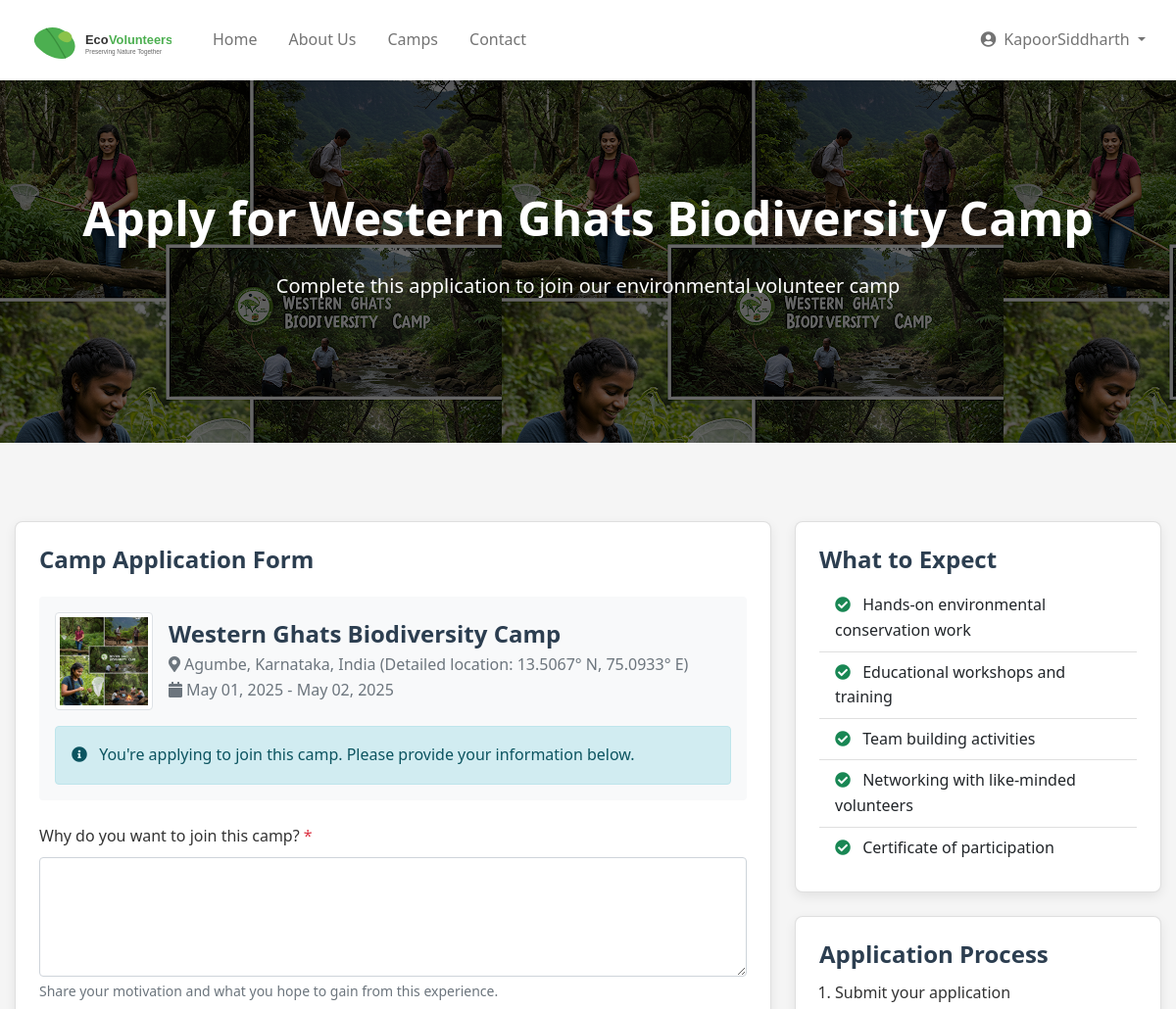
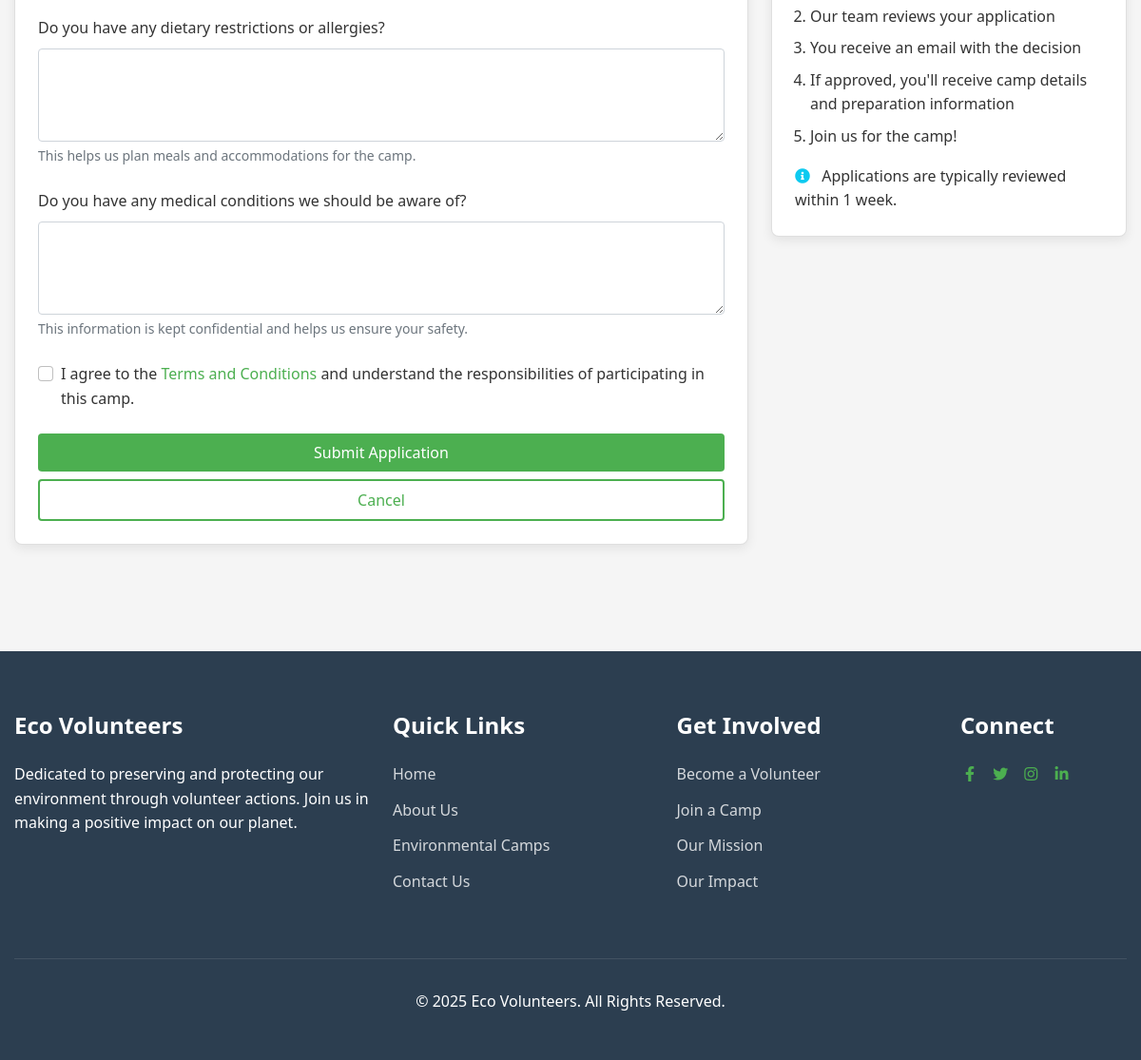
Screenshot of /camps/2/apply/ (signed in) with the database file from the repository (2 pictures, top to bottom).
### portal/models.py (models this page shows, shortened)
class Camp(models.Model):
    name = models.CharField(max_length=200)
    location = models.CharField(max_length=200)
    description = models.TextField()
    start_date = models.DateField()
    end_date = models.DateField()
    max_volunteers = models.PositiveIntegerField(default=20)
    image = models.ImageField(upload_to='camp_images/', blank=True, null=True)
    is_active = models.BooleanField(default=True)
    created_at = models.DateTimeField(auto_now_add=True)
    updated_at = models.DateTimeField(auto_now=True)
    def get_registered_volunteers_count(self):
        return self.applications.filter(status='APPROVED').count()
    def is_registration_open(self):
        return self.is_active and self.get_registered_volunteers_count() < self.max_volunteers

### portal/views.py (the view)
# urls.py: path('camps/<int:camp_id>/apply/', views.apply_to_camp, name='apply_to_camp'),  # Apply to a specific camp
@login_required
def apply_to_camp(request, camp_id):
    camp = get_object_or_404(Camp, pk=camp_id)
    existing_application = CampApplication.objects.filter(
        volunteer=request.user,
        camp=camp
    ).first()
    if existing_application:
        messages.info(request, f"You have already applied to {camp.name}.")
        return redirect('camp_detail', camp_id=camp.id)
    if not camp.is_registration_open():
        messages.error(request, "Sorry, this camp is either full or not accepting applications.")
        return redirect('camp_detail', camp_id=camp.id)
    if request.method == 'POST':
        form = CampApplicationForm(request.POST)
        if form.is_valid():
            application = form.save(commit=False)
            application.volunteer = request.user
            application.camp = camp
            application.save()
            messages.success(request, f"Your application to {camp.name} has been submitted successfully!")
            return redirect('my_applications')
    else:
        form = CampApplicationForm()
    return render(request, 'camps/apply.html', {
        'form': form,
        'camp': camp
    })

### templates/camps/apply.html (shortened to what this page needs)
{% extends 'base.html' %}
{% block content %}
<section class="hero" style="background: linear-gradient(rgba(0, 0, 0, 0.6), rgba(0, 0, 0, 0.6)), url('{% if camp.image %}{{ camp.image.url }}{% else %}https://source.unsplash.com/1600x900/?nature,volunteer{% endif %}');">
    <div class="container">
        <h1>Apply for {{ camp.name }}</h1>
        <p>Complete this application to join our environmental volunteer camp</p>
    </div>
</section>
<section class="section">
    <div class="container">
        <div class="row justify-content-center">
            <div class="col-lg-8">
                <div class="card">
                    <div class="card-body">
                        <h2 class="card-title mb-4">Camp Application Form</h2>
                        <div class="camp-summary mb-4 p-3 bg-light rounded">
                            <div class="d-flex align-items-center mb-3">
                                <div class="flex-shrink-0">
                                    {% if camp.image %}
                                        <img src="{{ camp.image.url }}" alt="{{ camp.name }}" class="img-thumbnail" style="width: 100px; height: 100px; object-fit: cover;">
                                    {% else %}
                                        <img src="https://source.unsplash.com/100x100/?nature" alt="Camp image" class="img-thumbnail">
                                    {% endif %}
                                </div>
                                <div class="flex-grow-1 ms-3">
                                    <h4 class="mb-1">{{ camp.name }}</h4>
                                    <p class="text-muted mb-0"><i class="fas fa-map-marker-alt me-1"></i>{{ camp.location }}</p>
                                    <p class="text-muted mb-0"><i class="fas fa-calendar me-1"></i>{{ camp.start_date|date:"M d, Y" }} - {{ camp.end_date|date:"M d, Y" }}</p>
                                </div>
                            </div>
                            <div class="alert alert-info mb-0">
                                <i class="fas fa-info-circle me-2"></i> You're applying to join this camp. Please provide your information below.
                            </div>
                        </div>
                        <form method="post" id="camp-application-form" novalidate>
                            <div class="form-group mb-4">
                                <label for="{{ form.motivation.id_for_label }}" class="form-label">
                                    Why do you want to join this camp? <span class="text-danger">*</span>
                                </label>
                                {{ form.motivation }}
                                <div class="form-text">Share your motivation and what you hope to gain from this experience.</div>
                            </div>
                            <div class="form-group mb-4">
                                <label for="{{ form.dietary_restrictions.id_for_label }}" class="form-label">
                                    Do you have any dietary restrictions or allergies?
                                </label>
                                {{ form.dietary_restrictions }}
                                <div class="form-text">This helps us plan meals and accommodations for the camp.</div>
                            </div>
                            <div class="form-group mb-4">
                                <label for="{{ form.medical_conditions.id_for_label }}" class="form-label">
                                    Do you have any medical conditions we should be aware of?
                                </label>
                                {{ form.medical_conditions }}
                                <div class="form-text">This information is kept confidential and helps us ensure your safety.</div>
                            </div>
                            <div class="form-check mb-4">
                                <input class="form-check-input" type="checkbox" id="terms" required>
                                <label class="form-check-label" for="terms">
                                    I agree to the <a href="#" data-bs-toggle="modal" data-bs-target="#termsModal">Terms and Conditions</a> and understand the responsibilities of participating in this camp.
                                </label>
                            </div>
                            <div class="d-grid gap-2">
                                <button type="submit" class="btn btn-primary btn-lg">Submit Application</button>
                                <a href="{% url 'camp_detail' camp.id %}" class="btn btn-outline">Cancel</a>
                            </div>
                        </form>
                    </div>
                </div>
            </div>
            <div class="col-lg-4">
                <div class="card mb-4">
                    <div class="card-body">
                        <h4 class="card-title">What to Expect</h4>
                        <ul class="list-group list-group-flush">
                            <li class="list-group-item"><i class="fas fa-check-circle text-success me-2"></i> Hands-on environmental conservation work</li>
                            <li class="list-group-item"><i class="fas fa-check-circle text-success me-2"></i> Educational workshops and training</li>
                            <li class="list-group-item"><i class="fas fa-check-circle text-success me-2"></i> Team building activities</li>
                            <li class="list-group-item"><i class="fas fa-check-circle text-success me-2"></i> Networking with like-minded volunteers</li>
                            <li class="list-group-item"><i class="fas fa-check-circle text-success me-2"></i> Certificate of participation</li>
                        </ul>
                    </div>
                </div>
                <div class="card">
                    <div class="card-body">
                        <h4 class="card-title">Application Process</h4>
                        <ol class="ps-3">
                            <li class="mb-2">Submit your application</li>
                            <li class="mb-2">Our team reviews your application</li>
                            <li class="mb-2">You receive an email with the decision</li>
                            <li class="mb-2">If approved, you'll receive camp details and preparation information</li>
                            <li>Join us for the camp!</li>
                        </ol>
                        <p class="mt-3 mb-0"><i class="fas fa-info-circle text-info me-2"></i> Applications are typically reviewed within 1 week.</p>
                    </div>
                </div>
            </div>
        </div>
    </div>
</section>
{% endblock %}

### templates/base.html (shortened to what this page needs)
<!DOCTYPE html>
<html lang="en">
<head>
    <link href="https://cdn.jsdelivr.net/npm/bootstrap@5.1.3/dist/css/bootstrap.min.css" rel="stylesheet">
    <link rel="stylesheet" href="https://cdnjs.cloudflare.com/ajax/libs/font-awesome/5.15.4/css/all.min.css">
    {% load static %}
    <link rel="stylesheet" href="{% static 'css/style.css' %}">
</head>
<body>
    <nav class="navbar navbar-expand-lg navbar-light">
        <div class="container">
            <a class="navbar-brand" href="{% url 'home' %}">
                <img src="{% static 'images/logo.svg' %}" alt="Eco Volunteers Logo">
            </a>
            <div class="collapse navbar-collapse" id="navbarNav">
                <ul class="navbar-nav me-auto">
                    <li class="nav-item">
                        <a class="nav-link {% if request.path == '/' %}active{% endif %}" href="{% url 'home' %}">Home</a>
                    </li>
                    <li class="nav-item">
                        <a class="nav-link {% if request.path == '/about/' %}active{% endif %}" href="{% url 'about' %}">About Us</a>
                    </li>
                    <li class="nav-item">
                        <a class="nav-link {% if request.path == '/camps/' %}active{% endif %}" href="{% url 'camp_list' %}">Camps</a>
                    </li>
                    <li class="nav-item">
                        <a class="nav-link {% if request.path == '/contact/' %}active{% endif %}" href="{% url 'contact' %}">Contact</a>
                    </li>
                </ul>
                <ul class="navbar-nav">
                    {% if user.is_authenticated %}
                        <li class="nav-item dropdown">
                            <a class="nav-link dropdown-toggle" href="#" id="userDropdown" role="button"
                               data-bs-toggle="dropdown" aria-expanded="false">
                                <i class="fas fa-user-circle me-1"></i> {{ user.username }}
                            </a>
                        </li>
                    {% endif %}
                </ul>
            </div>
        </div>
    </nav>
    <main>
        {% block content %}{% endblock %}
    </main>
    <footer class="footer">
        <div class="container">
            <div class="row">
                <div class="col-md-4 mb-4">
                    <h4 class="footer-title">Eco Volunteers</h4>
                    <p>
                        Dedicated to preserving and protecting our environment through volunteer actions.
                        Join us in making a positive impact on our planet.
                    </p>
                </div>
                <div class="col-md-3 mb-4">
                    <h4 class="footer-title">Quick Links</h4>
                    <ul class="footer-links">
                        <li><a href="{% url 'home' %}">Home</a></li>
                        <li><a href="{% url 'about' %}">About Us</a></li>
                        <li><a href="{% url 'camp_list' %}">Environmental Camps</a></li>
                        <li><a href="{% url 'contact' %}">Contact Us</a></li>
                    </ul>
                </div>
                <div class="col-md-3 mb-4">
                    <h4 class="footer-title">Get Involved</h4>
                    <ul class="footer-links">
                        <li><a href="{% url 'register' %}">Become a Volunteer</a></li>
                        <li><a href="{% url 'camp_list' %}">Join a Camp</a></li>
                        <li><a href="{% url 'about' %}#mission">Our Mission</a></li>
                        <li><a href="{% url 'about' %}#impact">Our Impact</a></li>
                    </ul>
                </div>
                <div class="col-md-2 mb-4">
                    <h4 class="footer-title">Connect</h4>
                    <div class="social-links">
                        <a href="#" class="me-2"><i class="fab fa-facebook-f fa-fw"></i></a>
                        <a href="#" class="me-2"><i class="fab fa-twitter fa-fw"></i></a>
                        <a href="#" class="me-2"><i class="fab fa-instagram fa-fw"></i></a>
                        <a href="#" class="me-2"><i class="fab fa-linkedin-in fa-fw"></i></a>
                    </div>
                </div>
            </div>
            <div class="footer-bottom">
                <p>&copy; {% now "Y" %} Eco Volunteers. All Rights Reserved.</p>
            </div>
        </div>
    </footer>
</body>
</html>

### rows the page displays
Camp: image (picture), name "Western Ghats Biodiversity Camp", location "Agumbe, Karnataka, India (Detailed location: 13.5067° N, 75.0933° E)", start_date "May 01, 2025", end_date "May 02, 2025"

### other values shown
{{ user.username }} "KapoorSiddharth"
